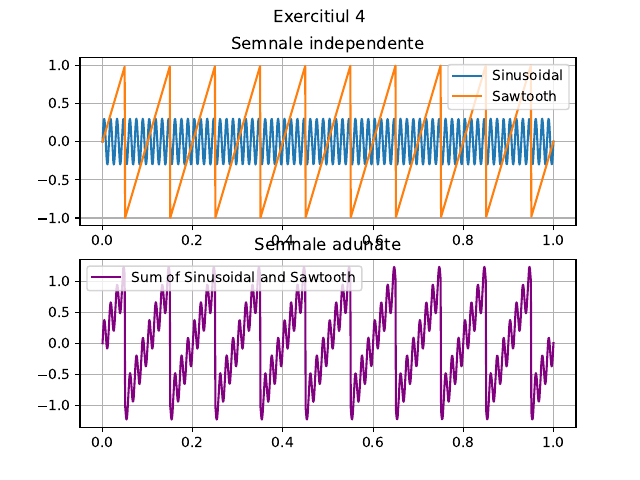

Write the Python code that produced this figure.
import numpy as np
import matplotlib.pyplot as plt

fig, axs = plt.subplots(2)
fig.suptitle('Exercitiul 4')
axs[0].grid(True)
axs[1].grid(True)
axs[0].set_title('Semnale independente')
axs[1].set_title('Semnale adunate')

A = 1
FREQ_SIN = 70
FREQ_SAWTOOTH = 10
t = np.linspace(0, 1, 1000)

sin = 0.3 * np.sin(2 * FREQ_SIN * np.pi * t)
sawtooth = 2 * (t * FREQ_SAWTOOTH - np.floor(0.5 + t * FREQ_SAWTOOTH))

axs[0].plot(t, sin, label='Sinusoidal')
axs[0].plot(t, sawtooth, label='Sawtooth')
axs[0].legend()

axs[1].plot(t, sin + sawtooth, label='Sum of Sinusoidal and Sawtooth', color='purple')
axs[1].legend()
# plt.show()

plt.savefig('ex4.pdf', format='pdf')